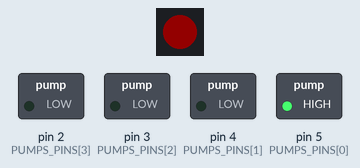
Bench run of a sketch on a simulated Arduino Uno, built with avr-gcc and run on an emulated ATmega328P. Parts: 1 RGB LEDs in strip order, left to right, switched loads named in the sketch (green lamp = pin HIGH). Dim RGB values are drawn brighter than linear.

Above: at 0.15 s.
At 0.55 s:
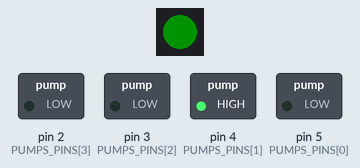
At 0.95 s:
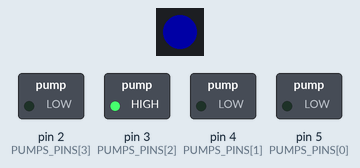
At 2.9 s:
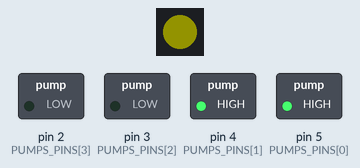
At 3.5 s:
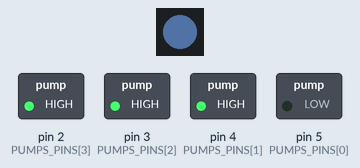
At 4.6 s:
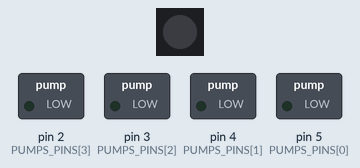
Timing chart, 0 to 6.8 s (numbered marks = the images above):
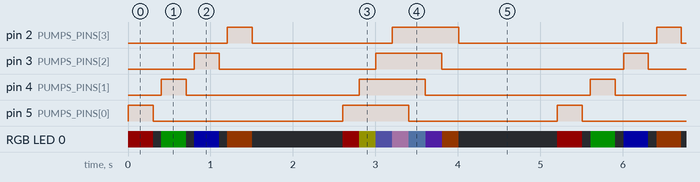

Measured:
- by itself, pin 2 (PUMPS_PINS[3]): repeats every 5.2 s: LOW 1.7 s, HIGH 0.80 s, LOW 2.4 s, HIGH 0.30 s
- by itself, pin 3 (PUMPS_PINS[2]): repeats every 5.2 s: LOW 1.9 s, HIGH 0.80 s, LOW 2.2 s, HIGH 0.30 s
- by itself, pin 4 (PUMPS_PINS[1]): repeats every 5.2 s: LOW 2.1 s, HIGH 0.80 s, LOW 2.0 s, HIGH 0.30 s
- by itself, pin 5 (PUMPS_PINS[0]): repeats every 5.2 s: LOW 2.3 s, HIGH 0.80 s, LOW 1.8 s, HIGH 0.30 s

The sketch:

backend.ino
```cpp
/*
Minimal version to test the backend library.

This code is a minimal version to test the backend library. It toggles the defined GPIOs and the corresponding LED color.
*/

#include "backend.hpp"

// Constants
constexpr unsigned int SERIAL_BAUD_RATE = 115200;
constexpr bool DEBUG = false;

void setup() {
    if(DEBUG) {
        // Open serial communications on the native USB port
        Serial.begin(SERIAL_BAUD_RATE);while(!Serial);
    }

    // Setup the library
    backend::setup(DEBUG);
    if(DEBUG) {Serial.println("Setup complete");}
}

void loop() {
    // Toggle individually each pump
    for(unsigned int i = 0; i < backend::NUM_PUMPS; i++) {
        backend::toggle_pump(i);
        delay(300);
        backend::toggle_pump(i);
        delay(100);
    }

    delay(1000);

    // Toggle all pumps
    for(unsigned int i = 0; i < backend::NUM_PUMPS*2; i++) {
        backend::toggle_pump(i%backend::NUM_PUMPS);
        delay(200);
    }

    delay(1000);

}
```

backend.cpp
```cpp
#include "backend.hpp"
#include <FastLED.h>

namespace backend {

// Global variables definition
bool VERBOSE = false;
bool pumps_active[] = {false, false, false, false};
CRGB led[NUM_LEDS];

// Private function declaration
void set_LED();

void setup(bool verbose) {
    /**
     * @brief Setup the backend of the Water Boarding project
    */
    // Save verbose mode
    VERBOSE = verbose;

    // Configure GPIO pins as outputs and set them to inactive
    for (unsigned int i = 0; i < NUM_PUMPS; i++) {
        pinMode(PUMPS_PINS[i], OUTPUT);
        digitalWrite(PUMPS_PINS[i], LOW);
    }

    // Setup the onboard LED
    FastLED.addLeds<WS2812, LED_PIN, GRB>(led, NUM_LEDS);
    FastLED.setBrightness(BRIGHTNESS);
    led[0] = BLACK;
    FastLED.show();
}

bool toggle_pump(unsigned int pump_ID) {
    /**
     * @brief Toggles a pump and update the LED color correspondingly
     *
     * @param pump_ID: ID of the pump to toggle
     * @return New state of the pump (true == active)
    */
    bool pump_running = pumps_active[pump_ID];

    if(pump_running) {
        // Stop the pump and set LED to black
        return reset_pump(pump_ID);
    } else {
        // Start the pump
        return set_pump(pump_ID);
    }
}

bool set_pump(unsigned int pump_ID) {
    /**
     * @brief Activates a pump and update the LED color correspondingly
     *
     * @param pump_ID: ID of the pump to activate
     * @return New state of the pump (true == active)
    */
    bool pump_running = pumps_active[pump_ID];

    // Do nothing if the pump is already active
    if(pump_running) {return true;}

    // Start the pump
    digitalWrite(PUMPS_PINS[pump_ID], HIGH);

    // Update pump state
    pumps_active[pump_ID] = true;
    if(VERBOSE) {Serial.println("High on PIN " + String(PUMPS_PINS[pump_ID]));}

    // Update LED color
    set_LED();

    return true;
}

bool reset_pump(unsigned int pump_ID) {
    /**
     * @brief Deactivates a pump and update the LED color correspondingly
     *
     * @param pump_ID: ID of the pump to deactivate
     * @return New state of the pump (true == active)
    */
    bool pump_running = pumps_active[pump_ID];

    // Do nothing if the pump is already inactive
    if(!pump_running) {return false;}

    // Stop the pump
    digitalWrite(PUMPS_PINS[pump_ID], LOW);

    // Update pump state
    pumps_active[pump_ID] = false;
    if(VERBOSE) {Serial.println("Low on PIN " + String(PUMPS_PINS[pump_ID]));}

    // Update LED color
    set_LED();

    return false;
}

void set_LED() {
    /**
     * @brief Toggle a pump and set the LED to the corresponding color
    */
    unsigned int red_level = 0;
    unsigned int green_level = 0;
    unsigned int blue_level = 0;

    // Determine the color levels from pumps states
    if(pumps_active[0]) {red_level += BRIGHTNESS/2;}
    if(pumps_active[1]) {green_level += BRIGHTNESS/2;}
    if(pumps_active[2]) {blue_level += BRIGHTNESS;}
    if(pumps_active[3]) {red_level += BRIGHTNESS/2; green_level += BRIGHTNESS/5;}

    led[0] = CRGB(red_level, green_level, blue_level);
    FastLED.show();
}

} // namespace backend
```

backend.hpp
```cpp
#ifndef BACKEND_H
#define BACKEND_H

#include <Arduino.h>

namespace backend {
    // Constants
    constexpr unsigned int NUM_PUMPS = 4;       // Number of pumps
    constexpr unsigned int NUM_LEDS = 1;        // Number of LEDs
    constexpr unsigned int BRIGHTNESS = 100;    // LEDs brightness, 0-255

    // Pinout
    constexpr unsigned int PUMPS_PINS[] =   {5, 4, 3, 2};// Pins to control the water pumps
    constexpr unsigned int LED_PIN =         8;          // Pin for onboard RGB LED

    // Colors
    #define BLACK   CHSV(0, 0, 0)

    // Global variables declaration
    // extern bool pumps_active[];

    // Function prototypes
    void setup(bool verbose);
    bool toggle_pump(unsigned int pump_ID);
    bool set_pump(unsigned int pump_ID);
    bool reset_pump(unsigned int pump_ID);


} // namespace knobs

#endif // BACKEND_H
```
